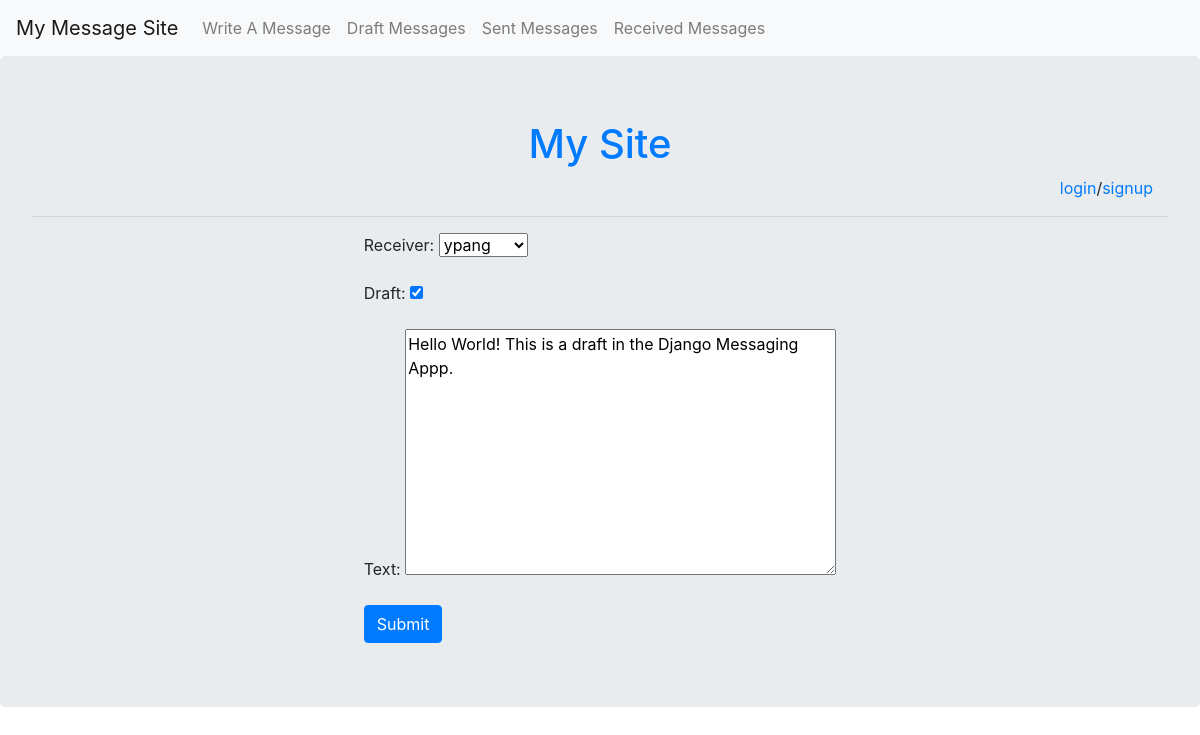
The page /edit/14/ on the database its author committed.
### messenger/models.py (models this page shows)
class Message(models.Model):
    text = models.TextField()
    draft = models.BooleanField()
    date = models.DateField(auto_now_add=True)
    sender = models.ForeignKey(User, related_name='sent', on_delete=models.CASCADE)
    receiver = models.ForeignKey(User, related_name='received', on_delete=models.CASCADE)

### messenger/views.py (the view)
# urls.py: path('edit/<int:pk>/', views.edit, name='edit')
def edit(request, pk):
    message = get_object_or_404(Message, pk=pk)
    if request.method == 'POST':
        form = messageInfo(request.POST, instance=message)
        if form.is_valid():
            user_str = request.user.username
            message = form.save(commit=False)
            message.sender = User.objects.get(username=user_str)
            message.save()
            if message.draft:
                return redirect('message_draft')
            else:
                return redirect('message_sent')
    else:
        form = messageInfo(instance=message)
    return render(request, "messenger/write.html", {'form': form})

### messenger/messageInfo.py
class messageInfo(forms.ModelForm):
    class Meta:
        model = Message
        fields = ['receiver', 'draft', 'text']

### messenger/templates/messenger/write.html (shortened to what this page needs)
{% extends 'messenger/base.html' %}
{% block content %}
    <form method="POST">
        <div>
            {{form.as_p}}
        </div>
        <button type="submit" class="btn btn-primary">Submit</button>
    </form>
{% endblock %}

### rows shown on the page
Message: receiver "ypang", draft "☑", text "Hello World! This is a draft in the Django Messaging Appp."
